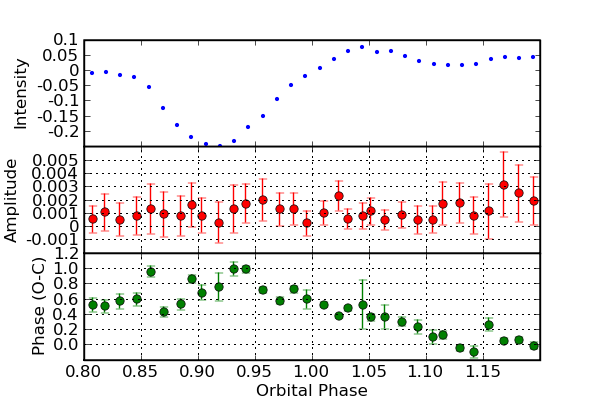

Python code for this plot:
# program to calculate average O-C diagram from files in current folder

import pylab as pl
import os
import string
from matplotlib.ticker import FormatStrFormatter

fmt = FormatStrFormatter('%1.4g')  # or whatever


files = os.listdir(os.curdir)
anew = []
pnew = []
xnew = []
sanew = []
spnew = []
lcxnew = []
lcynew = []

for f in files:
    f = string.strip(f)
    
    # gets all .dat files
    if f[-4:] == '.dat':
        
        # selects lightcurve files
        if 'OC' in f and 'OP' in f:
            print 'Loading...', f
            X = pl.load(f)
            
            x = X[:,2]
            # limit orbital phase between 0.8 and 1.2
            lt = x < 1.2
            gt = x > 0.8
            x = x[lt*gt]
    
            if len(x) != 0:
                a = X[:,0][lt*gt]
                p = X[:,1][lt*gt] - pl.average(X[:,1][lt*gt])
                sa = X[:,3][lt*gt]
                sp = X[:,4][lt*gt]
                
        
                # get outliers to fall in respectable range
                lt = p < -1.0
                p[lt] += 1.0
                gt = p > 0.5
                p[gt] -= 1.0
                
                
                
                
                anew.append(a)
                pnew.append(p)
                xnew.append(x)
                sanew.append(sa)
                spnew.append(sp)
        else:
            # make the average lightcurve
            #print f
            X = pl.load(f)
            
            x = X[:,0]
 
            # limit orbital phase between 0.8 and 1.2
            lt = x < 1.2
            gt = x > 0.8
            x = x[lt*gt]
            
    
            if len(x) != 0:
                lcy = X[:,1][lt*gt] + X[:,2][lt*gt]
                lcy -= lcy[0]
                
                lcxnew.append(x)
                lcynew.append(lcy)
        
                
            
        
     
# now all points are together in a array
a = pl.concatenate(anew[:])
p = pl.concatenate(pnew[:])
x = pl.concatenate(xnew[:])
sa = pl.concatenate(sanew[:])
sp = pl.concatenate(spnew[:])
lcx = pl.concatenate(lcxnew[:])
lcy = pl.concatenate(lcynew[:])

anew = []
pnew = []
xnew = []
sanew = []
spnew = []
lcxnew = []
lcynew = []

print min(lcx), max(lcx)

# calc averages and errors for each bin
r = pl.arange(0.8,1.2,0.0125)
for i in r:
    gt = x > i
    lt = x < i + 0.0125
    gt2 = lcx > i
    lt2 = lcx < i + 0.0125
    try:
        anew.append(pl.average(a[gt*lt]))
        pnew.append(pl.average(p[gt*lt]))
        xnew.append(pl.average(x[gt*lt]))
        sanew.append(((pl.array((sa[gt*lt]))**2).mean())**0.5)
        spnew.append(((pl.array((sp[gt*lt]))**2).mean())**0.5)
        lcxnew.append(pl.average(lcx[gt2*lt2]))
        lcynew.append(pl.average(lcy[gt2*lt2]))
    except:
        continue
    
a = pl.array(anew)
p = pl.array(pnew)
x = pl.array(xnew)
sa = pl.array(sanew)
sp = pl.array(spnew)
lcx = pl.array(lcxnew)
lcy = pl.array(lcynew)

print len(lcx), len(lcy),len(a),len(p),len(x)

# make the first phase point == 1.0
p = p + 1.0-max(p)



pl.figure(figsize=(6,4))
pl.subplots_adjust(left=0.14,hspace=0.001)

# plot the lightcurve

ax3 = pl.subplot(311)        
pl.plot(lcx,lcy,'b.')
pl.xlabel('Orbital Phase')
pl.ylabel('Intensity')
#pl.ylim(0,5e-8)
yt = pl.yticks()
ax3.set_yticks(yt[0][1:-1])
pl.xlim(0.8,1.2)

ax3.yaxis.set_major_formatter(fmt) 



# plot the amplitude
ax1 = pl.subplot(312)        
pl.errorbar(x,a,sa,fmt='ro')
pl.xlabel('Orbital Phase')
pl.ylabel('Amplitude')
#pl.ylim(0,5e-8)
yt = pl.yticks()
ax1.set_yticks(yt[0][1:-1])
ax1.yaxis.set_major_formatter(fmt) 
pl.xlim(0.8,1.2)
pl.grid()

# plot the phase
ax2 = pl.subplot(313)
pl.errorbar(x,p,sp,fmt='go')
pl.xlabel('Orbital Phase')
pl.ylabel('Phase (O-C)')


yt = pl.yticks()
ax2.set_yticks(yt[0][1:-1])
#pl.ylim(0.0,1.1)
pl.xlim(0.8,1.2)
pl.grid()

pl.setp(ax1.get_xticklabels() , visible=False)
pl.setp(ax3.get_xticklabels() , visible=False)

pl.savefig('average_OC.png')
# remove the amplitude graph's x-axis

pl.show()